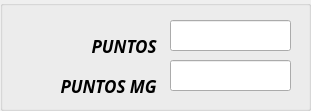
  <widget class="QGroupBox" name="groupBox_6">
   <property name="geometry">
    <rect>
     <x>590</x>
     <y>270</y>
     <width>311</width>
     <height>111</height>
    </rect>
   </property>
   <property name="title">
    <string/>
   </property>
   <widget class="QLineEdit" name="line_Puntos_MG">
    <property name="geometry">
     <rect>
      <x>170</x>
      <y>60</y>
      <width>121</width>
      <height>31</height>
     </rect>
    </property>
    <property name="font">
     <font>
      <family>Calibri</family>
      <pointsize>14</pointsize>
     </font>
    </property>
    <property name="styleSheet">
     <string notr="true">color: rgb(0, 0, 0);</string>
    </property>
    <property name="text">
     <string/>
    </property>
    <property name="alignment">
     <set>Qt::AlignCenter</set>
    </property>
   </widget>
   <widget class="QLabel" name="label_23">
    <property name="geometry">
     <rect>
      <x>-20</x>
      <y>30</y>
      <width>181</width>
      <height>31</height>
     </rect>
    </property>
    <property name="font">
     <font>
      <family>Javanese Text</family>
      <pointsize>13</pointsize>
      <weight>75</weight>
      <italic>true</italic>
      <bold>true</bold>
     </font>
    </property>
    <property name="styleSheet">
     <string notr="true">
color: rgb(0, 0, 0);</string>
    </property>
    <property name="text">
     <string>PUNTOS </string>
    </property>
    <property name="alignment">
     <set>Qt::AlignRight|Qt::AlignTrailing|Qt::AlignVCenter</set>
    </property>
   </widget>
   <widget class="QLabel" name="label_18">
    <property name="geometry">
     <rect>
      <x>-20</x>
      <y>70</y>
      <width>181</width>
      <height>31</height>
     </rect>
    </property>
    <property name="font">
     <font>
      <family>Javanese Text</family>
      <pointsize>13</pointsize>
      <weight>75</weight>
      <italic>true</italic>
      <bold>true</bold>
     </font>
    </property>
    <property name="styleSheet">
     <string notr="true">color: rgb(0, 0, 0);</string>
    </property>
    <property name="text">
     <string>PUNTOS MG </string>
    </property>
    <property name="alignment">
     <set>Qt::AlignRight|Qt::AlignTrailing|Qt::AlignVCenter</set>
    </property>
   </widget>
   <widget class="QLineEdit" name="line_Puntos">
    <property name="geometry">
     <rect>
      <x>170</x>
      <y>20</y>
      <width>121</width>
      <height>31</height>
     </rect>
    </property>
    <property name="font">
     <font>
      <family>Calibri</family>
      <pointsize>14</pointsize>
     </font>
    </property>
    <property name="styleSheet">
     <string notr="true">color: rgb(0, 0, 0);</string>
    </property>
    <property name="text">
     <string/>
    </property>
    <property name="alignment">
     <set>Qt::AlignCenter</set>
    </property>
   </widget>
  </widget>
